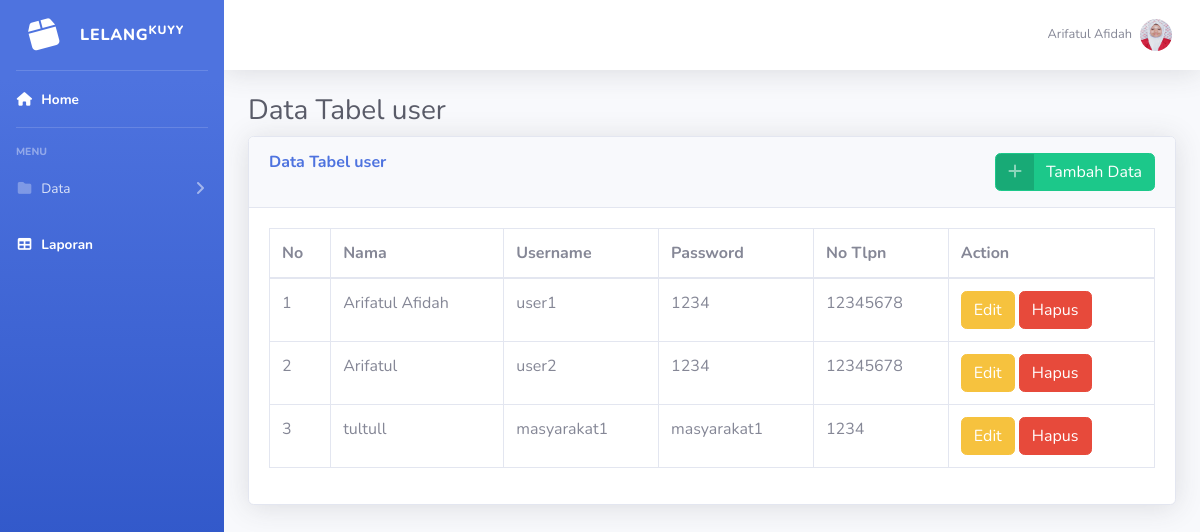
The page /admin/user.php (signed in) on the database its author committed.
### tables this page shows
CREATE TABLE `user` (
  `id` int(11) NOT NULL,
  `nama` varchar(25) NOT NULL,
  `username` varchar(25) NOT NULL,
  `password` varchar(25) NOT NULL,
  `tlpn` varchar(25) NOT NULL
);

### admin/user.php (the view, shortened to what this page needs)
<!DOCTYPE html>
<html lang="en">
<head>
    <link href="../assets/vendor/fontawesome-free/css/all.min.css" rel="stylesheet" type="text/css">
    <link href="../assets/css/sb-admin-2.min.css" rel="stylesheet">
</head>
<body id="page-top">
    <div id="wrapper">
        <ul class="navbar-nav bg-gradient-primary sidebar sidebar-dark accordion" id="accordionSidebar">
            <a class="sidebar-brand d-flex align-items-center justify-content-center" href="index.php">
                <div class="sidebar-brand-icon rotate-n-15">
                <i class="fas fa-fw fa-box"></i>
                </div>
                <div class="sidebar-brand-text mx-3">LELANG<sup>KUYY</sup></div>
            </a>
            <hr class="sidebar-divider my-0">
            <li class="nav-item active">
                <a class="nav-link" href="index.php">
                    <i class="fas fa-fw fa-home"></i>
                    <span>Home</span></a>
            </li>
            <hr class="sidebar-divider">
            <div class="sidebar-heading">
                Menu
            </div>
            <li class="nav-item">
                <a class="nav-link collapsed" href="#" data-toggle="collapse" data-target="#collapseTwo"
                    aria-expanded="true" aria-controls="collapseTwo">
                    <i class="fas fa-fw fa-folder"></i>
                    <span>Data</span>
                </a>
            </li>
            <li class="nav-item active">
                <a class="nav-link" href="laporan.php">
                    <i class="fas fa-fw fa-table"></i>
                    <span>Laporan</span></a>
            </li>
        </ul>
        <div id="content-wrapper" class="d-flex flex-column">
            <div id="content">
                <nav class="navbar navbar-expand navbar-light bg-white topbar mb-4 static-top shadow">
                    <ul class="navbar-nav ml-auto">
                        <li class="nav-item dropdown no-arrow">
                            <a class="nav-link dropdown-toggle" href="#" id="userDropdown" role="button"
                                data-toggle="dropdown" aria-haspopup="true" aria-expanded="false">
                                <span class="mr-2 d-none d-lg-inline text-gray-600 small"><?php echo $_SESSION['username']?></span>
                                <img class="img-profile rounded-circle"
                                src="../assets/img/FotoSMK.JPG">
                            </a>
                        </li>
                    </ul>
                </nav>
                <div class="container-fluid">
                    <h1 class="h3 mb-2 text-gray-800">Data Tabel user   </h1>
                    <div class="card shadow mb-4">
                        <div class="card-header py-3">
                        <button type="button" class="btn btn-success btn-icon-split" style="float: right;" data-toggle="modal" data-target="#TambahModal">
                                        <span class="icon text-white-50">
                                            <i class="fas fa-plus"></i>
                                        </span>
                                        <span class="text">Tambah Data</span>
                            </button>
                            <h6 class="m-0 font-weight-bold text-primary">Data Tabel user</h6>
                        </div>
                        <div class="card-body">
                            <div class="table-responsive">
                            <table class="table table-bordered" id="dataTable" width="100%" cellspacing="0">
                                    <thead>
                                        <tr>
                                            <th>No</th>
                                            <th>Nama</th>
                                            <th>Username</th>
                                            <th>Password</th>
                                            <th>No Tlpn</th>
                                            <th>Action</th>
                                        </tr>
                                    </thead>
                                    <tbody>
                                    <?php
                                    include "../koneksi.php";
                                    $user = mysqli_query($conn,"SELECT * FROM user ");
                                    $no = 0;
                                    while ($data = mysqli_fetch_array($user)) {
                                    $no++
                                    ?>
                                        <tr>
                                            <td><?php echo $no?></td>
                                            <td><?=$data['nama']?></td>
                                            <td><?=$data['username']?></td>
                                            <td><?=$data['password']?></td>
                                            <td><?=$data['tlpn']?></td>
                                            <td>
                                                <form action="" method="post">
                                            <button type="button" class="btn btn-warning" data-toggle="modal" data-target="#EditModal<?php echo $data['id']; ?>">
                                            Edit
                                            </button>
                                            <input type="submit" name="hapus" value="Hapus"class="btn btn-danger" onclick="return confirm('Are you sure you want to delete this item?')">
                                            </form>
                                            </td>
                                        </tr>
                                        <?php
                                    }
                                    ?>
                                    </tbody>
                                </table>
                            </div>
                        </div>
                    </div>
         </div>
            </div>
        </div>
    </div>
</body>
</html>

### rows shown on the page
user: nama "Arifatul Afidah", username "user1", password "1234", tlpn "12345678"
user: nama "Arifatul", username "user2", password "1234", tlpn "12345678"
user: nama "tultull", username "masyarakat1", password "masyarakat1", tlpn "1234"

### other values the page prints
$_SESSION['username'] "Arifatul Afidah"
